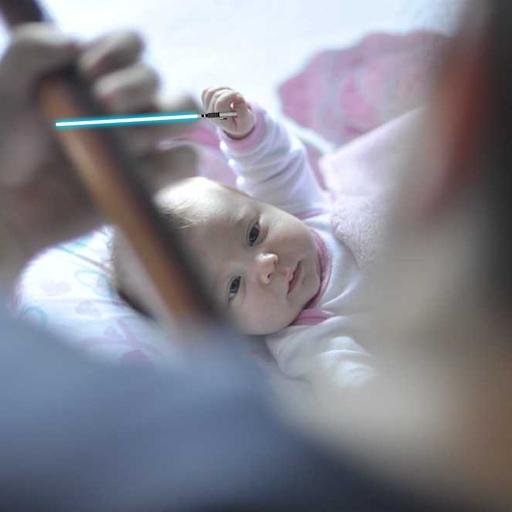
#> input picture image_0039.jpg, 512 x 512 px
$ python -i remove_background.py   (imports and definitions only)
#> lines starting #> are read from the running program, lines starting #| are printed output that depends on the picture; after the words box and inside, x2 and y2 are one past the last pixel; in counts of white or black regions, pixels touching at a corner belong together
#> further down, picture is the input picture: shape (512, 512, 3); mean B, G, R 144.9, 134.9, 135.2
import os
import sys
import glob
import cv2
import numpy as np

# [85 lines left out: functions has_background, visualize_orientation_analysis, not called in this run]


def save_img(img, path, title):
    fragment_path = os.path.join(path, f'{title}.png')
    cv2.imwrite(fragment_path, img)

def remove_background_otsu(image):
    # Convert to BGR if image is BGRA
    if image.shape[-1] == 4:
        bgr_image = cv2.cvtColor(image, cv2.COLOR_BGRA2BGR)
    else:
        bgr_image = image.copy()

    gray = cv2.cvtColor(bgr_image, cv2.COLOR_BGR2GRAY)
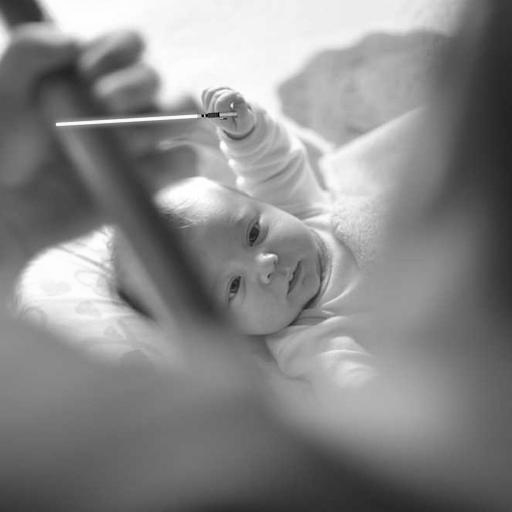
#> gray: shape (512, 512); min 0, max 255, mean 136.1
    _, mask = cv2.threshold(gray, 0, 255, cv2.THRESH_BINARY_INV + cv2.THRESH_OTSU)
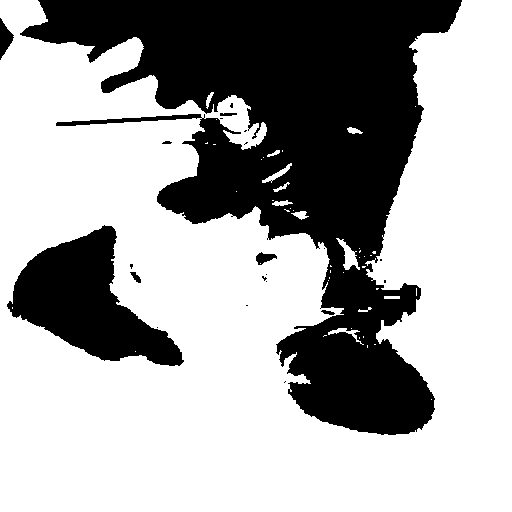
#> mask: shape (512, 512); 65.4% white; 22 black regions (14 under 20 px), largest, box (x1, y1, x2, y2) and area: (20, 0, 462, 435) 78014, (7, 225, 184, 366) 12036, (0, 18, 14, 60) 310

    kernel = np.ones((5, 5), np.uint8)
    mask = cv2.morphologyEx(mask, cv2.MORPH_OPEN, kernel)
#> mask: shape (512, 512); 64.8% white; 10 black regions (3 under 20 px), largest, box (x1, y1, x2, y2) and area: (20, 0, 462, 435) 79651, (7, 225, 184, 366) 12094, (0, 18, 14, 60) 311
    mask = cv2.morphologyEx(mask, cv2.MORPH_CLOSE, kernel)
#> mask: shape (512, 512); 65.2% white; 4 black regions, box (x1, y1, x2, y2) and area: (23, 0, 461, 435) 78811, (8, 226, 182, 366) 12078, (0, 21, 13, 56) 297, (256, 254, 275, 264) 143
    #mask = cv2.dilate(mask, kernel, iterations=2)

    # Create a 4-channel output image (BGRA)
    bgra = cv2.cvtColor(bgr_image, cv2.COLOR_BGR2BGRA)
    bgra[:, :, 3] = mask  # Set alpha channel to the mask

    return bgra, mask

def remove_background_adaptive(image):
    # Convert to BGR if image is BGRA
    if image.shape[-1] == 4:
        bgr_image = cv2.cvtColor(image, cv2.COLOR_BGRA2BGR)
    else:
        bgr_image = image.copy()

    gray = cv2.cvtColor(bgr_image, cv2.COLOR_BGR2GRAY)
    blurred = cv2.GaussianBlur(gray, (5, 5), 0)

    mask = cv2.adaptiveThreshold(blurred, 255, cv2.ADAPTIVE_THRESH_GAUSSIAN_C,
                                cv2.THRESH_BINARY_INV, 11, 2)
#> mask: shape (512, 512); 8.7% white; 644 white regions (522 under 20 px), largest, box (x1, y1, x2, y2) and area: (48, 92, 252, 133) 2741, (243, 230, 356, 376) 1378, (9, 219, 120, 302) 1113

    kernel = np.ones((5, 5), np.uint8)
    mask = cv2.morphologyEx(mask, cv2.MORPH_OPEN, kernel)
#> mask: shape (512, 512); 3.2% white; 79 white regions, largest, box (x1, y1, x2, y2) and area: (56, 97, 201, 122) 1141, (60, 118, 198, 133) 940, (14, 235, 74, 282) 510
    mask = cv2.morphologyEx(mask, cv2.MORPH_CLOSE, kernel)
#> mask: shape (512, 512); 3.4% white; 66 white regions, largest, box (x1, y1, x2, y2) and area: (56, 97, 201, 133) 2443, (14, 220, 111, 282) 718, (96, 33, 145, 78) 617
    #mask = cv2.dilate(mask, kernel, iterations=2)

    # Create a 4-channel output image (BGRA)
    bgra = cv2.cvtColor(bgr_image, cv2.COLOR_BGR2BGRA)
    bgra[:, :, 3] = mask  # Set alpha channel to the mask

    return bgra, mask

def remove_background_canny(image):
    # Convert to BGR if image is BGRA
    if image.shape[-1] == 4:
        bgr_image = cv2.cvtColor(image, cv2.COLOR_BGRA2BGR)
    else:
        bgr_image = image.copy()

    gray = cv2.cvtColor(bgr_image, cv2.COLOR_BGR2GRAY)
    blurred = cv2.GaussianBlur(gray, (5, 5), 0)

    edges = cv2.Canny(blurred, 30, 100)
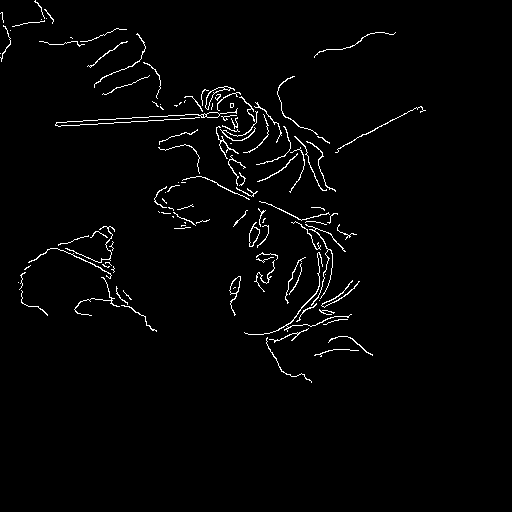
#> edges: shape (512, 512); 2% white in thin lines or dots, all inside (x1, y1, x2, y2) = (0, 0, 426, 383)

    kernel = np.ones((5, 5), np.uint8)
    dilated_edges = cv2.dilate(edges, kernel, iterations=1) #changed from 2
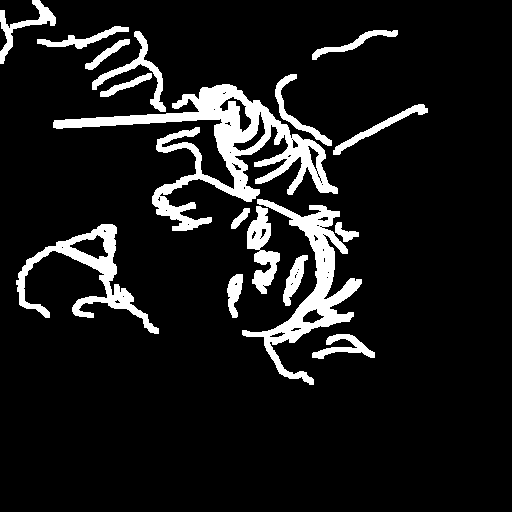
#> dilated_edges: shape (512, 512); 10.2% white; 17 white regions

    contours, _ = cv2.findContours(dilated_edges, cv2.RETR_EXTERNAL, cv2.CHAIN_APPROX_SIMPLE)
#> contours = 17 contours; largest, box (x1, y1, x2, y2) and area: (53, 84, 338, 231) 9710, (242, 199, 362, 385) 4924, (16, 224, 159, 334) 3514, (247, 206, 280, 294) 1304, (92, 31, 166, 112) 860
    mask = np.zeros_like(gray)
    cv2.drawContours(mask, contours, -1, 255, -1)
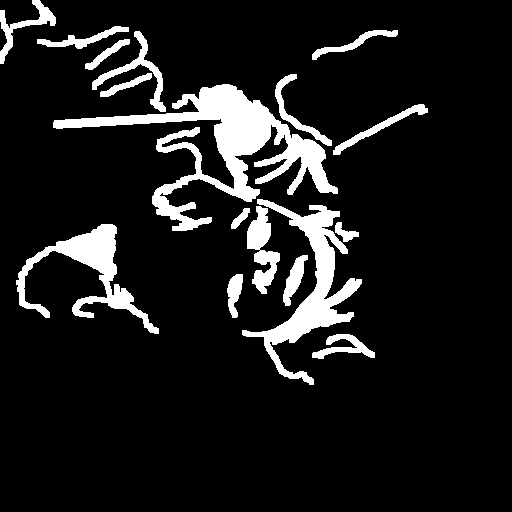
#> mask: shape (512, 512); 10.8% white; 17 white regions, largest, box (x1, y1, x2, y2) and area: (53, 84, 338, 231) 10570, (242, 199, 362, 385) 5343, (16, 224, 159, 334) 3858

    mask = cv2.morphologyEx(mask, cv2.MORPH_CLOSE, kernel)
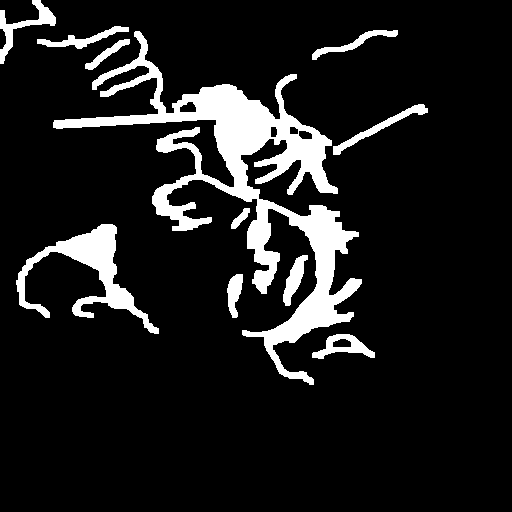
#> mask: shape (512, 512); 11.2% white; 11 white regions, largest, box (x1, y1, x2, y2) and area: (53, 31, 362, 385) 20504, (16, 224, 159, 334) 3943, (0, 0, 56, 64) 867
    #mask = cv2.dilate(mask, kernel, iterations=2)

    # Create a 4-channel output image (BGRA)
    bgra = cv2.cvtColor(bgr_image, cv2.COLOR_BGR2BGRA)
    bgra[:, :, 3] = mask  # Set alpha channel to the mask

    return bgra, mask

def remove_background_combined(image):
    # Convert to BGR if image is BGRA
    if image.shape[-1] == 4:
        bgr_image = cv2.cvtColor(image, cv2.COLOR_BGRA2BGR)
    else:
        bgr_image = image.copy()

    _, otsu_mask = remove_background_otsu(bgr_image)
    _, adaptive_mask = remove_background_adaptive(bgr_image)
    _, canny_mask = remove_background_canny(bgr_image)

    combined_mask = cv2.bitwise_or(otsu_mask, adaptive_mask)
#> combined_mask: shape (512, 512); 66.1% white; 4 black regions, box (x1, y1, x2, y2) and area: (23, 0, 461, 435) 76567, (8, 226, 182, 366) 11966, (0, 21, 13, 56) 290, (256, 254, 275, 264) 133
    combined_mask = cv2.bitwise_or(combined_mask, canny_mask)
#> combined_mask: shape (512, 512); 72.4% white; 16 black regions (5 under 20 px), largest, box (x1, y1, x2, y2) and area: (23, 0, 461, 435) 58612, (8, 252, 182, 366) 8894, (167, 180, 257, 219) 2039

    kernel = np.ones((5, 5), np.uint8)
    combined_mask = cv2.morphologyEx(combined_mask, cv2.MORPH_CLOSE, kernel)
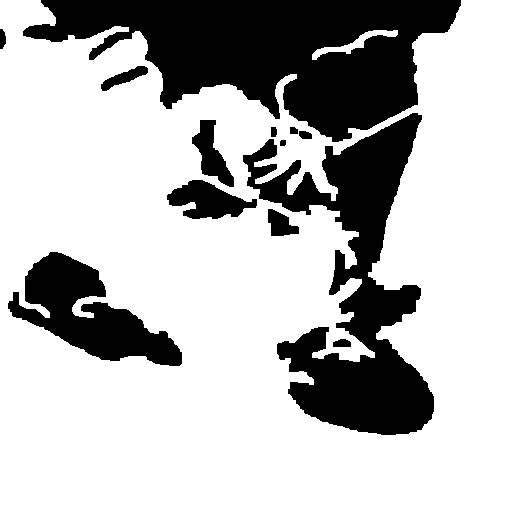
#> combined_mask: shape (512, 512); 72.5% white; 13 black regions, largest, box (x1, y1, x2, y2) and area: (23, 0, 461, 142) 33742, (243, 113, 434, 435) 24651, (8, 252, 182, 366) 8867
    #combined_mask = cv2.dilate(combined_mask, kernel, iterations=1)

    # Create a 4-channel output image (BGRA)
    bgra = cv2.cvtColor(bgr_image, cv2.COLOR_BGR2BGRA)
    bgra[:, :, 3] = combined_mask  # Set alpha channel to the mask

    return bgra, combined_mask

def remove_background(image, method="combined"):
    if method == "otsu":
        result, _ = remove_background_otsu(image)
    elif method == "adaptive":
        result, _ = remove_background_adaptive(image)
    elif method == "canny":
        result, _ = remove_background_canny(image)
    elif method == "combined":
        result, _ = remove_background_combined(image)
    else:
        print(f"Unknown method {method}, falling back to combined")
        result, _ = remove_background_combined(image)

    # Check if there's any foreground detected
    if result.shape[-1] == 4:
        non_zero_pixels = cv2.countNonZero(result[:, :, 3])
#> non_zero_pixels = 190136
    else:
        non_zero_pixels = cv2.countNonZero(cv2.cvtColor(result, cv2.COLOR_BGR2GRAY))

    if non_zero_pixels == 0:
        return None

    return result

# [230 lines left out: functions load_images_from_folder, find_object_orientation, check_orientation_after_rotation, rotate_image, crop_to_object, standardize_size and 1 more, not called in this run]

# [73 lines not run here, left out]

>>> import cv2
>>> picture = cv2.imread('image_0039.jpg')
>>> result = remove_background(picture)
